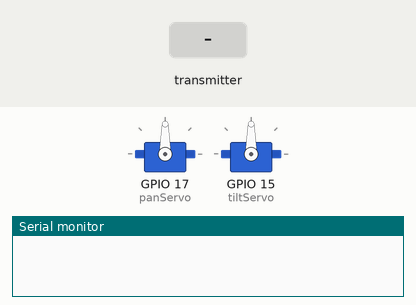
This sketch was run on a simulated ESP32. Shown: 2 × servo, the last lines printed to the serial monitor. The inputs (shaded band) are chosen by the test bench. No radio packets arrive unless stated.

Above: at 1.2 s.
1.3 s: the transmitter starts sending payload.0 = 0
At 2.5 s:
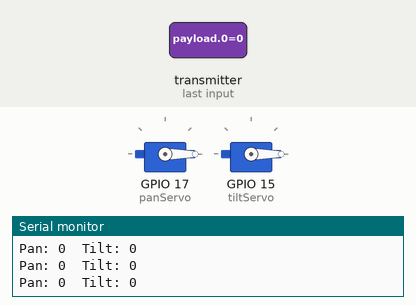
2.8 s: the transmitter starts sending payload.1 = 1024
At 3.7 s:
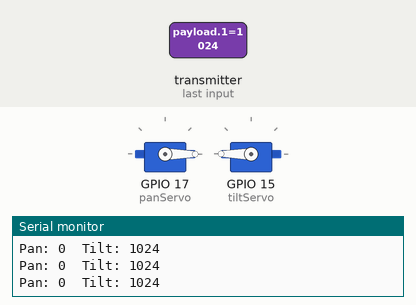
4.3 s: the transmitter starts sending payload.0 = 1024
At 4.8 s:
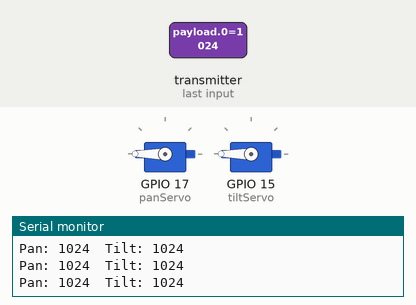
5.8 s: the transmitter starts sending payload.1 = 0
At 7.0 s:
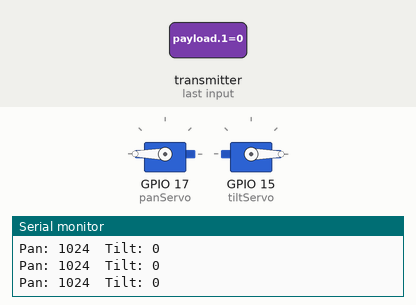
7.3 s: the transmitter starts sending payload.0 = 4095
At 8.3 s:
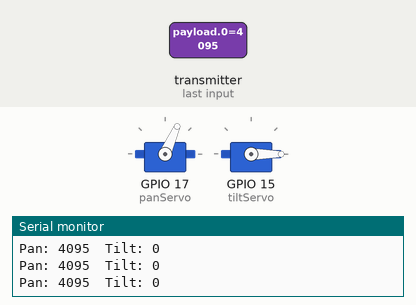
8.8 s: the transmitter starts sending payload.1 = 4095
At 9.4 s:
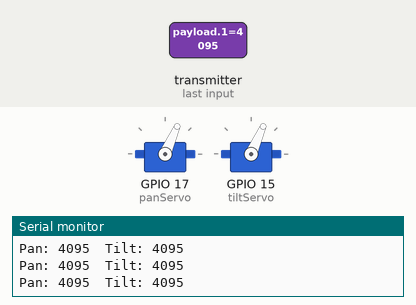
Timing chart, 0 to 11.3 s (numbered marks = the images above; inputs shaded):
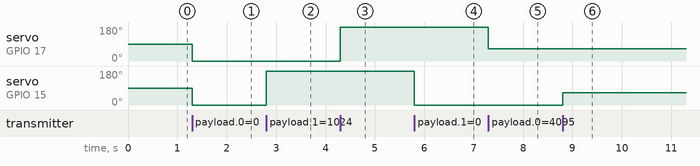

The sketch:

receiver_camera.ino
```cpp
#include <SPI.h>
#include <nRF24L01.h>
#include <RF24.h>
#include <ESP32Servo.h>

RF24 radio(4, 5); // CE, CSN
const byte address[6] = "PANCH";
Servo panServo, tiltServo;

void setup() {
  Serial.begin(115200);
  panServo.attach(17);   // Pan servo to GPIO 17
  tiltServo.attach(15);  // Tilt servo to GPIO 15
  radio.begin();
  radio.openReadingPipe(0, address);
  radio.setPALevel(RF24_PA_LOW);
  radio.startListening();
}

void loop() {
  if (radio.available()) {
    int payload[2] = {90, 90};
    radio.read(&payload, sizeof(payload));
    panServo.write(payload[0]*0.3);
    tiltServo.write(payload[1]*0.3);
    Serial.print("Pan: "); Serial.print(payload[0]);
    Serial.print("  Tilt: "); Serial.println(payload[1]);
  }
}
```

Measured:
- after the input at 1.3 s, servo on GPIO 17 (panServo), servo on GPIO 15 (tiltServo): 90° → 0° at once
- after the input at 2.8 s, servo on GPIO 15 (tiltServo): 0° → 180° at once
- after the input at 4.3 s, servo on GPIO 17 (panServo): 0° → 180° at once
- after the input at 5.8 s, servo on GPIO 15 (tiltServo): 180° → 0° at once
- after the input at 7.3 s, servo on GPIO 17 (panServo): 180° → 66° at once
- after the input at 8.8 s, servo on GPIO 15 (tiltServo): 0° → 66° at once
